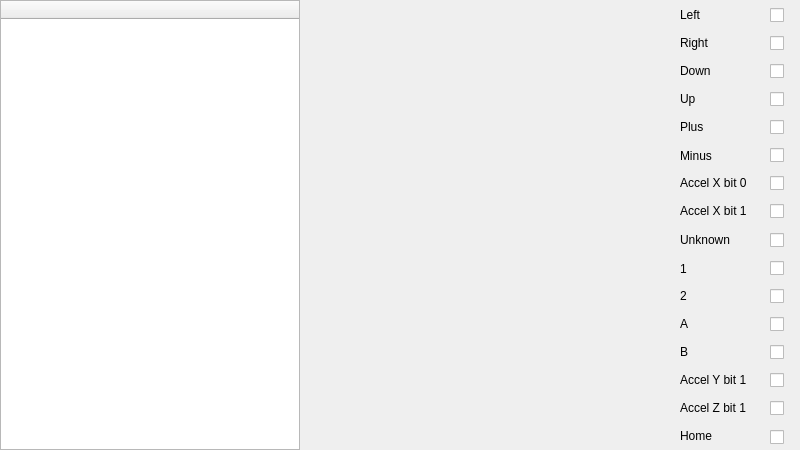
<?xml version="1.0" encoding="UTF-8"?>
<ui version="4.0">
 <class>Form</class>
 <widget class="QWidget" name="Form">
  <property name="geometry">
   <rect>
    <x>0</x>
    <y>0</y>
    <width>800</width>
    <height>450</height>
   </rect>
  </property>
  <property name="windowTitle">
   <string>Form</string>
  </property>
  <widget class="QLabel" name="labelLeft">
   <property name="geometry">
    <rect>
     <x>680</x>
     <y>6</y>
     <width>81</width>
     <height>18</height>
    </rect>
   </property>
   <property name="text">
    <string>Left</string>
   </property>
  </widget>
  <widget class="QLabel" name="labelRight">
   <property name="geometry">
    <rect>
     <x>680</x>
     <y>34</y>
     <width>81</width>
     <height>18</height>
    </rect>
   </property>
   <property name="text">
    <string>Right</string>
   </property>
  </widget>
  <widget class="QLabel" name="labelDown">
   <property name="geometry">
    <rect>
     <x>680</x>
     <y>62</y>
     <width>81</width>
     <height>18</height>
    </rect>
   </property>
   <property name="text">
    <string>Down</string>
   </property>
  </widget>
  <widget class="QLabel" name="labelUp">
   <property name="geometry">
    <rect>
     <x>680</x>
     <y>90</y>
     <width>81</width>
     <height>18</height>
    </rect>
   </property>
   <property name="text">
    <string>Up</string>
   </property>
  </widget>
  <widget class="QLabel" name="labelPlus">
   <property name="geometry">
    <rect>
     <x>680</x>
     <y>118</y>
     <width>81</width>
     <height>18</height>
    </rect>
   </property>
   <property name="text">
    <string>Plus</string>
   </property>
  </widget>
  <widget class="QLabel" name="labelMinus">
   <property name="geometry">
    <rect>
     <x>680</x>
     <y>146</y>
     <width>81</width>
     <height>20</height>
    </rect>
   </property>
   <property name="text">
    <string>Minus</string>
   </property>
  </widget>
  <widget class="QLabel" name="labelAccelX0">
   <property name="geometry">
    <rect>
     <x>680</x>
     <y>174</y>
     <width>81</width>
     <height>18</height>
    </rect>
   </property>
   <property name="text">
    <string>Accel X bit 0</string>
   </property>
  </widget>
  <widget class="QLabel" name="labelAccelX1">
   <property name="geometry">
    <rect>
     <x>680</x>
     <y>202</y>
     <width>81</width>
     <height>18</height>
    </rect>
   </property>
   <property name="text">
    <string>Accel X bit 1</string>
   </property>
  </widget>
  <widget class="QLabel" name="labelUnknown">
   <property name="geometry">
    <rect>
     <x>680</x>
     <y>231</y>
     <width>81</width>
     <height>18</height>
    </rect>
   </property>
   <property name="text">
    <string>Unknown</string>
   </property>
  </widget>
  <widget class="QLabel" name="label1">
   <property name="geometry">
    <rect>
     <x>680</x>
     <y>259</y>
     <width>81</width>
     <height>20</height>
    </rect>
   </property>
   <property name="text">
    <string>1</string>
   </property>
  </widget>
  <widget class="QLabel" name="label2">
   <property name="geometry">
    <rect>
     <x>680</x>
     <y>287</y>
     <width>81</width>
     <height>18</height>
    </rect>
   </property>
   <property name="text">
    <string>2</string>
   </property>
  </widget>
  <widget class="QLabel" name="labelA">
   <property name="geometry">
    <rect>
     <x>680</x>
     <y>315</y>
     <width>81</width>
     <height>18</height>
    </rect>
   </property>
   <property name="text">
    <string>A</string>
   </property>
  </widget>
  <widget class="QLabel" name="labelB">
   <property name="geometry">
    <rect>
     <x>680</x>
     <y>343</y>
     <width>81</width>
     <height>18</height>
    </rect>
   </property>
   <property name="text">
    <string>B</string>
   </property>
  </widget>
  <widget class="QLabel" name="labelAccelY1">
   <property name="geometry">
    <rect>
     <x>680</x>
     <y>371</y>
     <width>81</width>
     <height>18</height>
    </rect>
   </property>
   <property name="text">
    <string>Accel Y bit 1</string>
   </property>
  </widget>
  <widget class="QLabel" name="labelAccelZ1">
   <property name="geometry">
    <rect>
     <x>680</x>
     <y>399</y>
     <width>81</width>
     <height>18</height>
    </rect>
   </property>
   <property name="text">
    <string>Accel Z bit 1</string>
   </property>
  </widget>
  <widget class="QLabel" name="labelHome">
   <property name="geometry">
    <rect>
     <x>680</x>
     <y>427</y>
     <width>81</width>
     <height>18</height>
    </rect>
   </property>
   <property name="text">
    <string>Home</string>
   </property>
  </widget>
  <widget class="QCheckBox" name="checkLeft">
   <property name="geometry">
    <rect>
     <x>770</x>
     <y>6</y>
     <width>20</width>
     <height>18</height>
    </rect>
   </property>
   <property name="text">
    <string/>
   </property>
  </widget>
  <widget class="QCheckBox" name="checkRight">
   <property name="geometry">
    <rect>
     <x>770</x>
     <y>34</y>
     <width>20</width>
     <height>18</height>
    </rect>
   </property>
   <property name="text">
    <string/>
   </property>
  </widget>
  <widget class="QCheckBox" name="checkPlus">
   <property name="geometry">
    <rect>
     <x>770</x>
     <y>118</y>
     <width>20</width>
     <height>18</height>
    </rect>
   </property>
   <property name="text">
    <string/>
   </property>
  </widget>
  <widget class="QCheckBox" name="checkMinus">
   <property name="geometry">
    <rect>
     <x>770</x>
     <y>146</y>
     <width>20</width>
     <height>18</height>
    </rect>
   </property>
   <property name="text">
    <string/>
   </property>
  </widget>
  <widget class="QCheckBox" name="checkUp">
   <property name="geometry">
    <rect>
     <x>770</x>
     <y>90</y>
     <width>20</width>
     <height>18</height>
    </rect>
   </property>
   <property name="text">
    <string/>
   </property>
  </widget>
  <widget class="QCheckBox" name="checkDown">
   <property name="geometry">
    <rect>
     <x>770</x>
     <y>62</y>
     <width>20</width>
     <height>18</height>
    </rect>
   </property>
   <property name="text">
    <string/>
   </property>
  </widget>
  <widget class="QCheckBox" name="checkAccelX1">
   <property name="geometry">
    <rect>
     <x>770</x>
     <y>202</y>
     <width>20</width>
     <height>18</height>
    </rect>
   </property>
   <property name="text">
    <string/>
   </property>
  </widget>
  <widget class="QCheckBox" name="checkAccelX0">
   <property name="geometry">
    <rect>
     <x>770</x>
     <y>174</y>
     <width>20</width>
     <height>18</height>
    </rect>
   </property>
   <property name="text">
    <string/>
   </property>
  </widget>
  <widget class="QCheckBox" name="checkUnknown">
   <property name="geometry">
    <rect>
     <x>770</x>
     <y>231</y>
     <width>20</width>
     <height>18</height>
    </rect>
   </property>
   <property name="text">
    <string/>
   </property>
  </widget>
  <widget class="QCheckBox" name="check1">
   <property name="geometry">
    <rect>
     <x>770</x>
     <y>259</y>
     <width>20</width>
     <height>18</height>
    </rect>
   </property>
   <property name="text">
    <string/>
   </property>
  </widget>
  <widget class="QCheckBox" name="check2">
   <property name="geometry">
    <rect>
     <x>770</x>
     <y>287</y>
     <width>20</width>
     <height>18</height>
    </rect>
   </property>
   <property name="text">
    <string/>
   </property>
  </widget>
  <widget class="QCheckBox" name="checkA">
   <property name="geometry">
    <rect>
     <x>770</x>
     <y>315</y>
     <width>20</width>
     <height>18</height>
    </rect>
   </property>
   <property name="text">
    <string/>
   </property>
  </widget>
  <widget class="QCheckBox" name="checkB">
   <property name="geometry">
    <rect>
     <x>770</x>
     <y>343</y>
     <width>20</width>
     <height>18</height>
    </rect>
   </property>
   <property name="text">
    <string/>
   </property>
  </widget>
  <widget class="QCheckBox" name="checkAccelY1">
   <property name="geometry">
    <rect>
     <x>770</x>
     <y>371</y>
     <width>20</width>
     <height>18</height>
    </rect>
   </property>
   <property name="text">
    <string/>
   </property>
  </widget>
  <widget class="QCheckBox" name="checkAccelZ1">
   <property name="geometry">
    <rect>
     <x>770</x>
     <y>399</y>
     <width>20</width>
     <height>18</height>
    </rect>
   </property>
   <property name="text">
    <string/>
   </property>
  </widget>
  <widget class="QCheckBox" name="checkHome">
   <property name="geometry">
    <rect>
     <x>770</x>
     <y>427</y>
     <width>20</width>
     <height>20</height>
    </rect>
   </property>
   <property name="text">
    <string/>
   </property>
  </widget>
  <widget class="QTreeWidget" name="treeWidget">
   <property name="geometry">
    <rect>
     <x>0</x>
     <y>0</y>
     <width>300</width>
     <height>450</height>
    </rect>
   </property>
   <column>
    <property name="text">
     <string> </string>
    </property>
   </column>
  </widget>
 </widget>
 <resources/>
 <connections/>
</ui>
